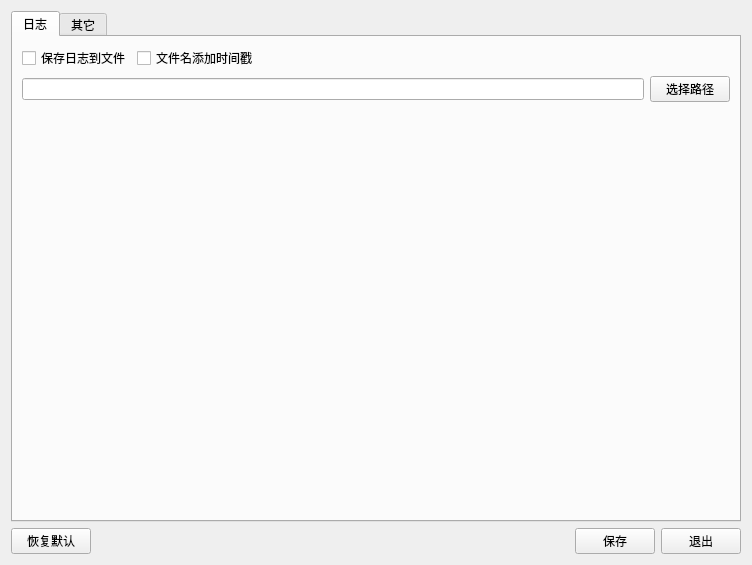
<?xml version="1.0" encoding="UTF-8"?>
<ui version="4.0">
 <class>Settings</class>
 <widget class="QWidget" name="Settings">
  <property name="geometry">
   <rect>
    <x>0</x>
    <y>0</y>
    <width>752</width>
    <height>565</height>
   </rect>
  </property>
  <property name="windowTitle">
   <string>串口设置</string>
  </property>
  <layout class="QGridLayout" name="gridLayout">
   <item row="1" column="1">
    <spacer name="horizontalSpacer">
     <property name="orientation">
      <enum>Qt::Horizontal</enum>
     </property>
     <property name="sizeHint" stdset="0">
      <size>
       <width>473</width>
       <height>20</height>
      </size>
     </property>
    </spacer>
   </item>
   <item row="0" column="0" colspan="4">
    <widget class="QTabWidget" name="tabWidget_settings">
     <property name="currentIndex">
      <number>0</number>
     </property>
     <widget class="QWidget" name="tab_1">
      <attribute name="title">
       <string>日志</string>
      </attribute>
      <layout class="QGridLayout" name="gridLayout_2">
       <item row="0" column="0">
        <widget class="QCheckBox" name="checkBox_log_to_file">
         <property name="text">
          <string>保存日志到文件</string>
         </property>
        </widget>
       </item>
       <item row="0" column="1">
        <widget class="QCheckBox" name="checkBox_enable_timeshift">
         <property name="text">
          <string>文件名添加时间戳</string>
         </property>
        </widget>
       </item>
       <item row="0" column="2" colspan="2">
        <spacer name="horizontalSpacer_2">
         <property name="orientation">
          <enum>Qt::Horizontal</enum>
         </property>
         <property name="sizeHint" stdset="0">
          <size>
           <width>578</width>
           <height>20</height>
          </size>
         </property>
        </spacer>
       </item>
       <item row="1" column="0" colspan="3">
        <widget class="QLineEdit" name="lineEdit_log_path"/>
       </item>
       <item row="1" column="3">
        <widget class="QPushButton" name="pushButton_choose_log_path">
         <property name="maximumSize">
          <size>
           <width>80</width>
           <height>16777215</height>
          </size>
         </property>
         <property name="text">
          <string>选择路径</string>
         </property>
        </widget>
       </item>
       <item row="2" column="0">
        <spacer name="verticalSpacer">
         <property name="orientation">
          <enum>Qt::Vertical</enum>
         </property>
         <property name="sizeHint" stdset="0">
          <size>
           <width>20</width>
           <height>394</height>
          </size>
         </property>
        </spacer>
       </item>
      </layout>
     </widget>
     <widget class="QWidget" name="tab_2">
      <attribute name="title">
       <string>其它</string>
      </attribute>
     </widget>
    </widget>
   </item>
   <item row="1" column="2">
    <widget class="QPushButton" name="pushButton_save_settings">
     <property name="text">
      <string>保存</string>
     </property>
    </widget>
   </item>
   <item row="1" column="3">
    <widget class="QPushButton" name="pushButton_quit_settings">
     <property name="text">
      <string>退出</string>
     </property>
    </widget>
   </item>
   <item row="1" column="0">
    <widget class="QPushButton" name="pushButton_restore_default">
     <property name="text">
      <string>恢复默认</string>
     </property>
    </widget>
   </item>
  </layout>
 </widget>
 <resources/>
 <connections/>
</ui>
